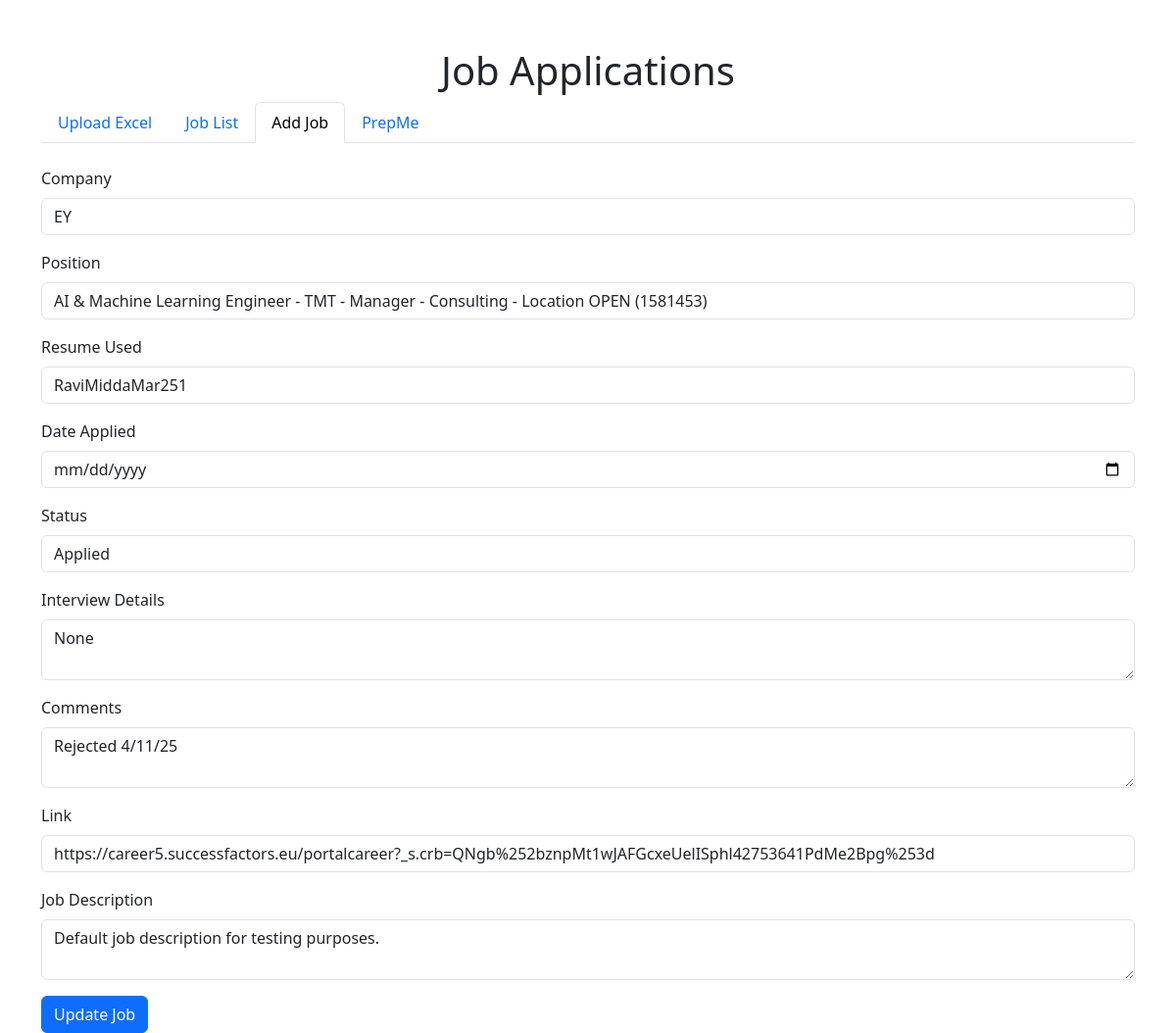
The page /edit_job/1 on the database its author committed.
### app.py (models this page shows, shortened)
class Job(db.Model):
    id = db.Column(db.Integer, primary_key=True)
    company = db.Column(db.String(100), nullable=False)
    position = db.Column(db.String(200), nullable=False)
    resume_used = db.Column(db.String(200))
    date_applied = db.Column(db.String(20))
    status = db.Column(db.String(50))
    interview_details = db.Column(db.Text)
    comments = db.Column(db.Text)
    link = db.Column(db.String(300))
    job_description = db.Column(db.Text)  # New field for job description

### app.py (the view, shortened to what this page needs)
@app.route('/edit_job/<int:job_id>', methods=['GET', 'POST'])
def edit_job(job_id):
    job = Job.query.get_or_404(job_id)
    return render_template('jobs.html', jobs=Job.query.all(), edit_job=job)

### templates/jobs.html (shortened to what this page needs)
<!DOCTYPE html>
<html lang="en">
<head>
    <link rel="stylesheet" href="https://cdn.jsdelivr.net/npm/bootstrap@5.3.0-alpha1/dist/css/bootstrap.min.css">
</head>
<body>
    <div class="container mt-5">
        <h1 class="text-center">Job Applications</h1>
        <ul class="nav nav-tabs" id="jobTabs" role="tablist">
            <li class="nav-item" role="presentation">
                <button class="nav-link active" id="upload-tab" data-bs-toggle="tab" data-bs-target="#upload" type="button" role="tab" aria-controls="upload" aria-selected="true">Upload Excel</button>
            </li>
            <li class="nav-item" role="presentation">
                <button class="nav-link" id="list-tab" data-bs-toggle="tab" data-bs-target="#list" type="button" role="tab" aria-controls="list" aria-selected="false">Job List</button>
            </li>
            <li class="nav-item" role="presentation">
                <button class="nav-link" id="add-tab" data-bs-toggle="tab" data-bs-target="#add" type="button" role="tab" aria-controls="add" aria-selected="false">Add Job</button>
            </li>
            <li class="nav-item" role="presentation">
                <button class="nav-link" id="prepme-tab" data-bs-toggle="tab" data-bs-target="#prepme" type="button" role="tab" aria-controls="prepme" aria-selected="false">PrepMe</button>
            </li>
        </ul>
        <div class="tab-content" id="jobTabsContent">
            <div class="tab-pane fade" id="add" role="tabpanel" aria-labelledby="add-tab">
                <form method="POST" action="{% if edit_job %}/edit_job/{{ edit_job.id }}{% else %}/jobs{% endif %}" class="mt-4">
                    <div class="mb-3">
                        <label for="company" class="form-label">Company</label>
                        <input type="text" class="form-control" id="company" name="company" value="{{ edit_job.company if edit_job else '' }}" required>
                    </div>
                    <div class="mb-3">
                        <label for="position" class="form-label">Position</label>
                        <input type="text" class="form-control" id="position" name="position" value="{{ edit_job.position if edit_job else '' }}" required>
                    </div>
                    <div class="mb-3">
                        <label for="resume_used" class="form-label">Resume Used</label>
                        <input type="text" class="form-control" id="resume_used" name="resume_used" value="{{ edit_job.resume_used if edit_job else '' }}">
                    </div>
                    <div class="mb-3">
                        <label for="date_applied" class="form-label">Date Applied</label>
                        <input type="date" class="form-control" id="date_applied" name="date_applied" value="{{ edit_job.date_applied if edit_job else '' }}">
                    </div>
                    <div class="mb-3">
                        <label for="status" class="form-label">Status</label>
                        <select class="form-control" id="status" name="status">
                            <option value="Applied" {% if edit_job and edit_job.status == 'Applied' %}selected{% endif %}>Applied</option>
                        </select>
                    </div>
                    <div class="mb-3">
                        <label for="interview_details" class="form-label">Interview Details</label>
                        <textarea class="form-control" id="interview_details" name="interview_details">{{ edit_job.interview_details if edit_job else '' }}</textarea>
                    </div>
                    <div class="mb-3">
                        <label for="comments" class="form-label">Comments</label>
                        <textarea class="form-control" id="comments" name="comments">{{ edit_job.comments if edit_job else '' }}</textarea>
                    </div>
                    <div class="mb-3">
                        <label for="link" class="form-label">Link</label>
                        <input type="url" class="form-control" id="link" name="link" value="{{ edit_job.link if edit_job else '' }}">
                    </div>
                    <div class="mb-3">
                        <label for="job_description" class="form-label">Job Description</label>
                        <textarea class="form-control" id="job_description" name="job_description">{{ edit_job.job_description if edit_job else '' }}</textarea>
                    </div>
                    <button type="submit" class="btn btn-primary">{% if edit_job %}Update Job{% else %}Add Job{% endif %}</button>
                </form>
            </div>
        </div>
    </div>
</body>
</html>

### rows shown on the page
Job: company "EY", position "AI & Machine Learning Engineer - TMT - Manager - Consulting - Location OPEN (1581453)", resume_used "RaviMiddaMar251", status "Applied", interview_details "None", comments "Rejected 4/11/25", link "https://career5.successfactors.eu/portalcareer?_s.crb=QNgb%252bznpMt1wJAFGcxeUelISphl42753641PdMe2Bpg%253d", job_description "Default job description for testing purposes."
